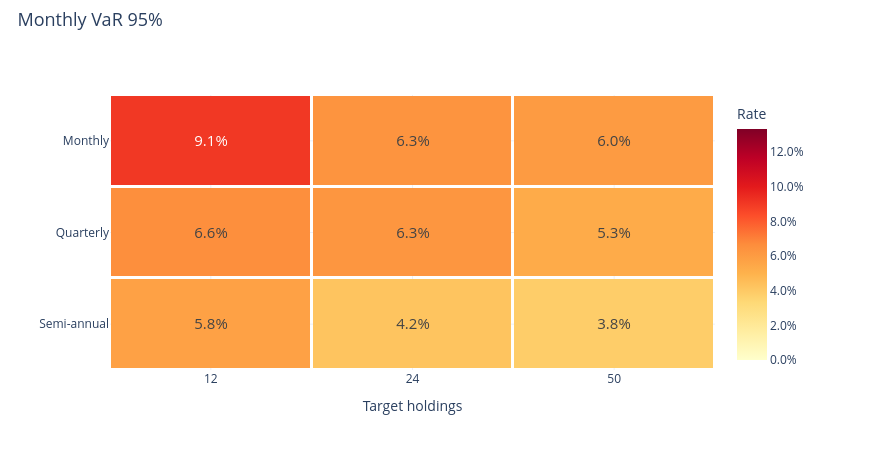

This figure's notebook cell:
### Markdown cell above
### Monthly 95% VaR

### Code cell
research.heatmap('monthly_var_95')

### Figure 1 — Plotly figure (JSON) as saved in the notebook; plotly's stock layout.template omitted (floating-point values rounded to 4 significant figures)
{"data": [{"colorbar": {"tickformat": ".1%", "title": {"text": "Rate"}}, "colorscale": [[0.0, "rgb(255,255,204)"], [0.125, "rgb(255,237,160)"], [0.25, "rgb(254,217,118)"], [0.375, "rgb(254,178,76)"], [0.5, "rgb(253,141,60)"], [0.625, "rgb(252,78,42)"], [0.75, "rgb(227,26,28)"], [0.875, "rgb(189,0,38)"], [1.0, "rgb(128,0,38)"]], "text": [["9.1%", "6.3%", "6.0%"], ["6.6%", "6.3%", "5.3%"], ["5.8%", "4.2%", "3.8%"]], "textfont": {"size": 15}, "texttemplate": "%{text}", "type": "heatmap", "x": ["12", "24", "50"], "xgap": 3, "y": ["Monthly", "Quarterly", "Semi-annual"], "ygap": 3, "z": [[0.09058, 0.0635, 0.06041], [0.06585, 0.06255, 0.05327], [0.05767, 0.0423, 0.0384]], "zmax": 0.1334, "zmin": 0.0}], "layout": {"height": 450, "hovermode": "closest", "legend": {"font": {"size": 12}, "itemclick": "toggle", "itemdoubleclick": "toggleothers", "x": 1.025, "y": 1}, "margin": {"b": 80, "l": 110, "r": 155, "t": 95}, "title": {"font": {"size": 18}, "text": "Monthly VaR 95%", "x": 0.02, "y": 0.97}, "width": 870, "xaxis": {"title": {"text": "Target holdings"}}, "yaxis": {"autorange": "reversed"}}}
